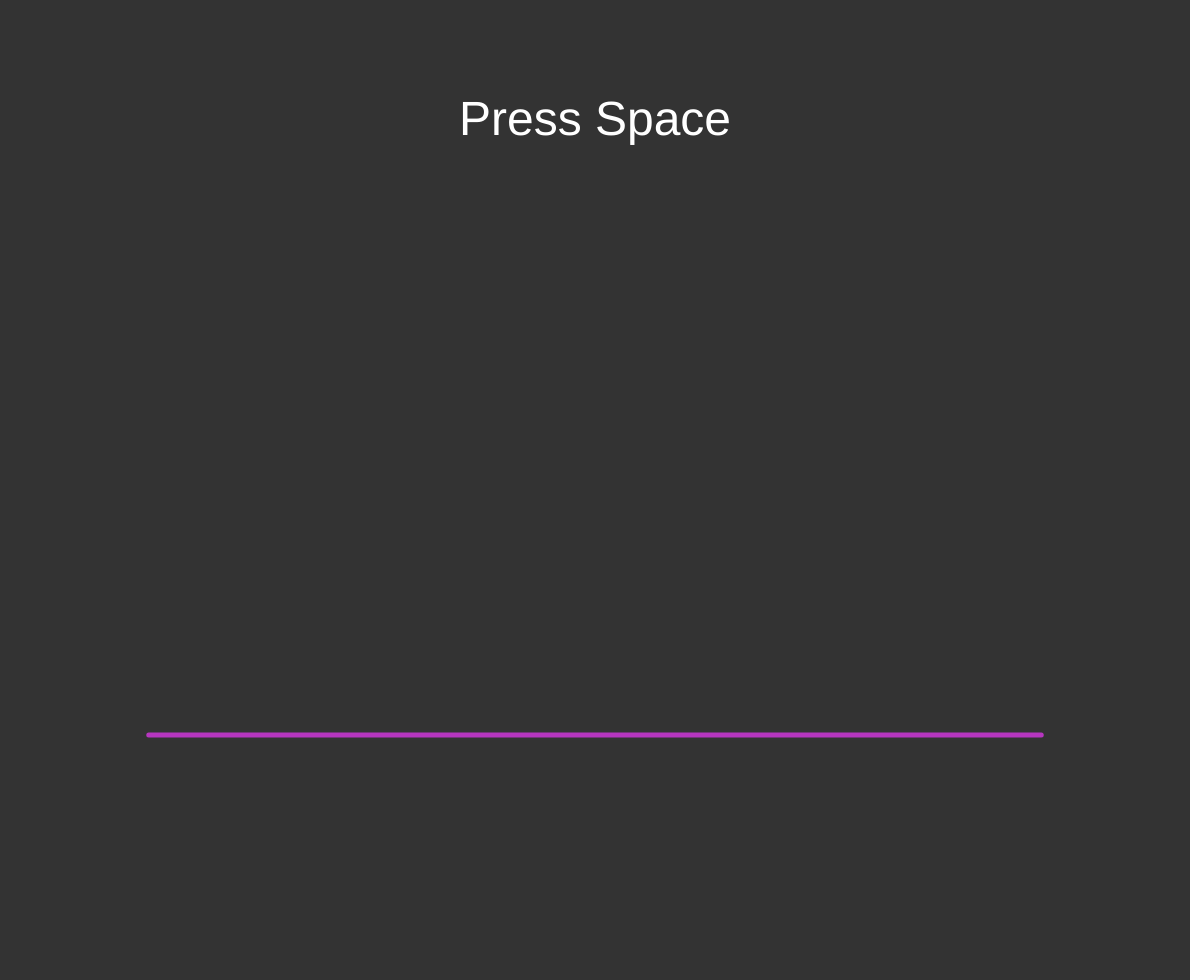
Frame 1 (no input)
Frame 60 (no input): identical to frame 1, image omitted
Frame 120 (the mouse pressed at the canvas centre since frame 60): identical to frame 1, image omitted

The p5.js sketch that drew this single still picture (run headless with seeded random() and noise() and a simulated clock; from frame 60 on, the mouse is pressed at the canvas centre):

// p5.js sketch
// ── sketch.js
class KochLine {
  constructor(start, end) {
    this.start = start;
    this.end = end;
    this.color = color(random(1, 255), random(1, 255), random(1, 255));
  }

  show() {
    stroke(this.color);
    line(this.start.x, this.start.y, this.end.x, this.end.y);
  }

  split() {
    // Find the five new points
    let a = this.start.copy();
    let b = p5.Vector.sub(this.end, this.start).div(3).add(this.start);
    let c = p5.Vector.sub(this.end, this.start).div(3).rotate(radians(-60)).add(b);
    let d = p5.Vector.sub(this.end, this.start).div(3).mult(2).add(this.start);
    let e = this.end.copy();
    return [a, b, c, d, e];
  }
}

var kochlines = [];
var iterations = 0;
var wiggle = false;

function setup() {
  createCanvas(windowWidth - 10, windowHeight - 20);
  kochlines.push(new KochLine(createVector(width / 8, 3 * height / 4), createVector(7 * width / 8, 3 * height / 4)));
}

function keyPressed(event) {
  if (event.key === " ") {
    iterations++;

    var newKochlines = [];
    if (iterations % 6 == 0) {
      newKochlines.push(new KochLine(createVector(width / 8, 3 * height / 4), createVector(7 * width / 8, 3 * height / 4)));
    } else {
      for (k of kochlines) {
        let sp = k.split();
        newKochlines.push(new KochLine(sp[0], sp[1]));
        newKochlines.push(new KochLine(sp[1], sp[2]));
        newKochlines.push(new KochLine(sp[2], sp[3]));
        newKochlines.push(new KochLine(sp[3], sp[4]));
      }
    }

    kochlines = newKochlines;
  } else if (event.key === "w") {
    wiggle = !wiggle;
  }
}

function draw() {
  background(51);
  textAlign(CENTER);
  textSize(48);
  fill(255);
  noStroke();
  text("Press Space", 0, height / 10, width, height);

  strokeWeight(5);

  for (k of kochlines) {
    k.show();
  }

  if (wiggle) {
    for (k of kochlines) {
      k.start.add(p5.Vector.random2D());
      k.end.add(p5.Vector.random2D());
    }
  }
}
